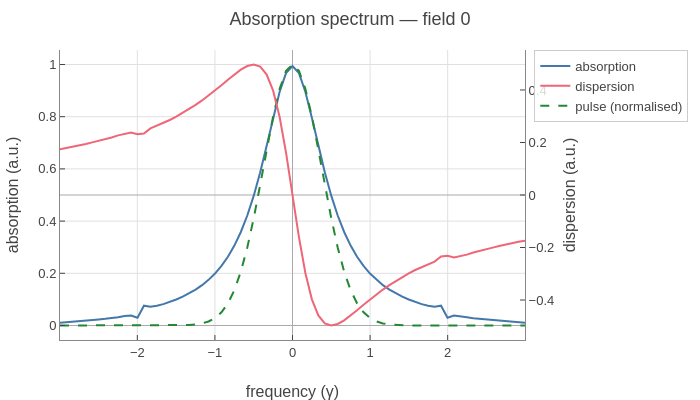

The code cell stored with this chart in its notebook:
### Code cell
freq_list = spectral.freq_list(mbs)

fig = spectra.spectrum(mbs, show_dispersion=True, freq_range=3.0)

# Overlay the normalised input pulse
rabi_freq_abs_0 = np.abs(spectral.rabi_freq(mbs, 0))[0]
mask = np.abs(freq_list) <= 3.0
fig.add_trace(go.Scatter(
    x=freq_list[mask],
    y=(rabi_freq_abs_0 / np.max(rabi_freq_abs_0))[mask],
    mode="lines",
    line=dict(dash="dash"),
    name="pulse (normalised)",
))
fig.show()
